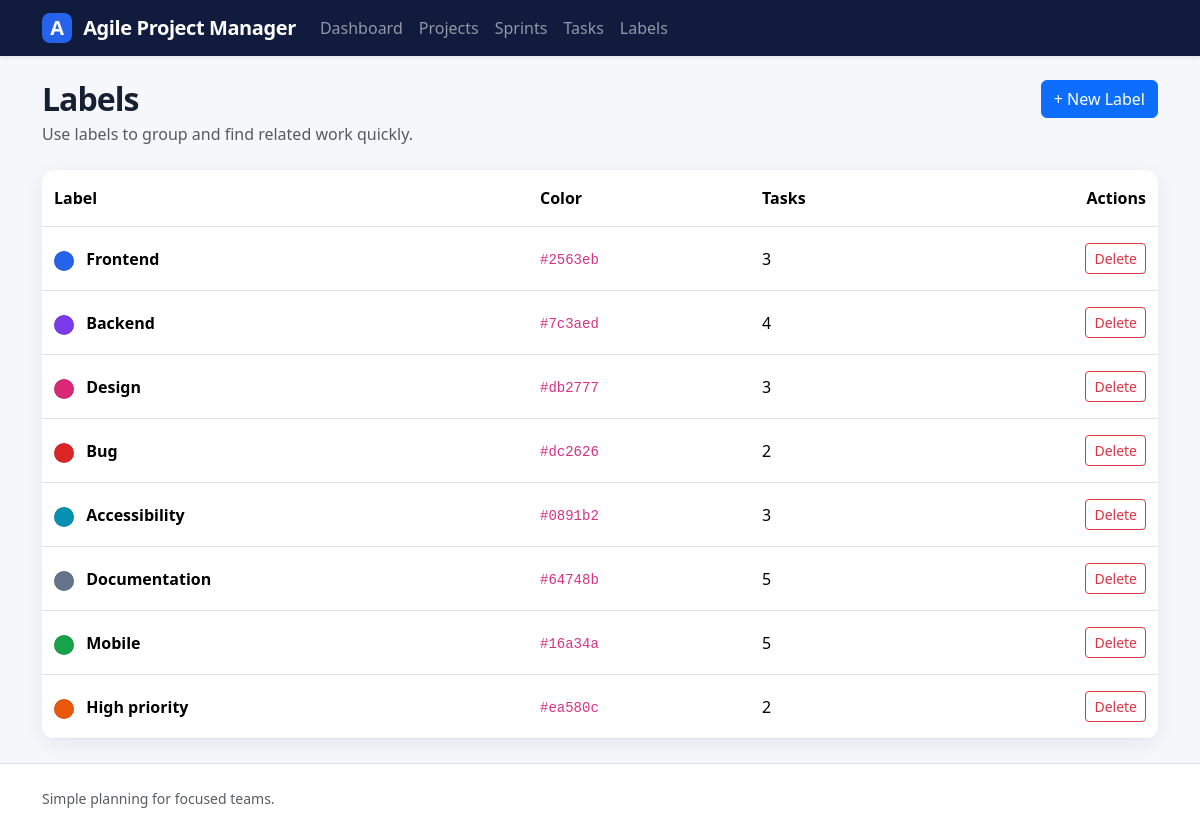
The app's page /tasks/labels/ with its own data.
### tasks/models.py (models this page shows, shortened)
class Label(models.Model):
    name = models.CharField(
        max_length=100,
        validators=[MinLengthValidator(3)],
    )
    color = models.CharField(max_length=10)

### tasks/views.py (the view)
# urls.py: path('labels/', LabelListView.as_view(), name='label_list'),
class LabelListView(ListView):
    model = Label
    template_name = 'labels/label_list.html'
    context_object_name = 'labels'

### templates/labels/label_list.html (shortened to what this page needs)
{% extends "base.html" %}
{% block content %}
    <div class="page-header">
        <div>
            <h1 class="h2 mb-1">
                Labels
            </h1>
            <p class="text-muted mb-0">
                Use labels to group and find related work quickly.
            </p>
        </div>
        <a class="btn btn-primary" href="{% url 'tasks:label_create' %}">
            + New Label
        </a>
    </div>
    <div class="card table-card">
        <div class="table-responsive">
            <table class="table table-hover mb-0">
                <thead>
                    <tr>
                        <th>
                            Label
                        </th>
                        <th>
                            Color
                        </th>
                        <th>
                            Tasks
                        </th>
                        <th class="text-end">
                            Actions
                        </th>
                    </tr>
                </thead>
                <tbody>
                    {% for label in labels %}
                        <tr>
                            <td class="fw-semibold">
                                <span class="color-swatch me-2" style="background-color: {{ label.color }};">
                                </span>
                                {{ label.name }}
                            </td>
                            <td>
                                <code>
                                    {{ label.color }}
                                </code>
                            </td>
                            <td>
                                {{ label.task_set.count|default:"0" }}
                            </td>
                            <td class="text-end">
                                <a href="{% url 'tasks:label_delete' label.pk %}" class="btn btn-sm btn-outline-danger">
                                    Delete
                                </a>
                            </td>
                        </tr>
                    {% empty %}
                        <tr>
                            <td colspan="4">
                                {% include "partials/_empty_state.html" with title="No labels yet" message="Create labels to make task filtering easier." action_url=label_create_url action_text="Create label" %}
                            </td>
                        </tr>
                    {% endfor %}
                </tbody>
            </table>
        </div>
    </div>
{% endblock %}

### static/css/style.css (style rules this page uses)
:root { --navy: #101b3d; --navy-light: #1b2b58; --blue: #2563eb; --page-bg: #f5f7fb; --ink: #172033; }
body { background: var(--page-bg); color: var(--ink); min-height: 100vh; display: flex; flex-direction: column; }
.page-header { display: flex; align-items: flex-start; justify-content: space-between; gap: 1rem; margin-bottom: 1.5rem; }
.page-header h1 { font-weight: 700; letter-spacing: -.03em; }
.card, .stat-card { border: 0; border-radius: 14px; box-shadow: 0 5px 20px rgba(16, 27, 61, .07); }
.table > :not(caption) > * > * { padding: 1rem .75rem; vertical-align: middle; }
.table-card { overflow: hidden; }
.color-swatch { display: inline-block; width: 1.25rem; height: 1.25rem; border-radius: 50%; vertical-align: middle; border: 1px solid rgba(0,0,0,.1); }

### records on screen
Label: name "Frontend", color "#2563eb", task_set.count "3"
Label: name "Backend", color "#7c3aed", task_set.count "4"
Label: name "Design", color "#db2777", task_set.count "3"
Label: name "Bug", color "#dc2626", task_set.count "2"
Label: name "Accessibility", color "#0891b2", task_set.count "3"
Label: name "Documentation", color "#64748b", task_set.count "5"
Label: name "Mobile", color "#16a34a", task_set.count "5"
Label: name "High priority", color "#ea580c", task_set.count "2"
